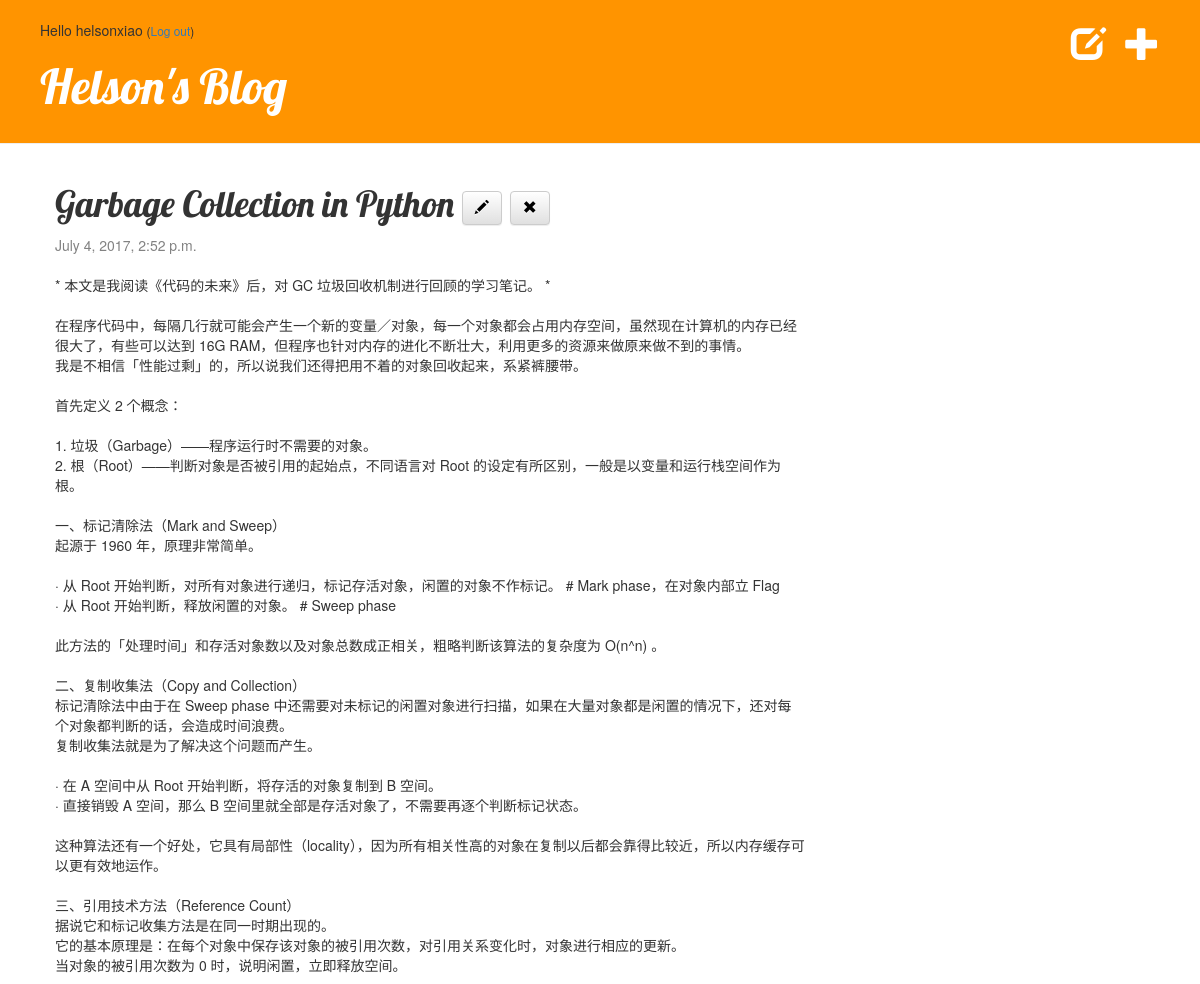
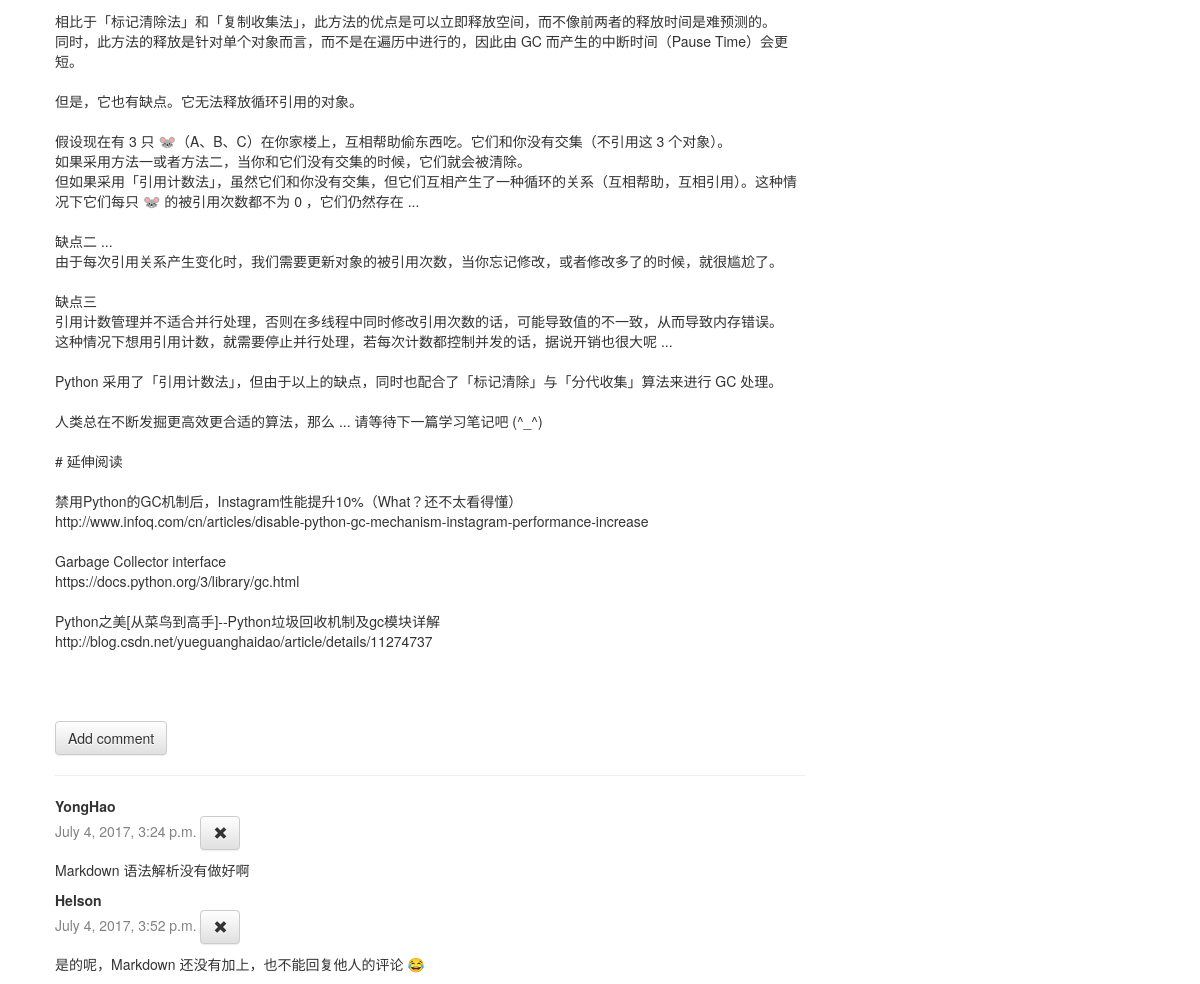
Page /post/7/ (signed in) on the committed database (2 pictures, top to bottom).
### blog/models.py (models this page shows, shortened)
class Post(models.Model):
    author = models.ForeignKey('auth.User')
    title = models.CharField(max_length=200)
    text = models.TextField()
    created_date = models.DateTimeField(
            default=timezone.now)
    published_date = models.DateTimeField(
            blank=True, null=True)

class Comment(models.Model):
    post = models.ForeignKey('blog.post', related_name='comments')
    author = models.CharField(max_length=200)
    text = models.TextField()
    created_date = models.DateTimeField(default=timezone.now)
    approved_comment = models.BooleanField(default=False)

### blog/views.py (the view)
# urls.py: url(r'^post/(?P<pk>\d+)/$', views.post_detail, name='post_detail'),
def post_detail(request, pk):
    post = get_object_or_404(Post, pk=pk)
    return render(request, 'blog/post_detail.html', {'post': post})

### blog/templates/blog/post_detail.html
<!DOCTYPE html>
{% extends 'blog/base.html' %}
{% block content %}
    <div class="post">
        <h1>{{ post.title }}
            {% if user.is_authenticated %}
                <a class="btn btn-default" href="{% url 'post_edit' pk=post.pk %}"><span class="glyphicon glyphicon-pencil"></span></a> <a class="btn btn-default" href="{% url 'post_remove' pk=post.pk %}"><span class="glyphicon glyphicon-remove"></span></a>
            {% endif %}
        </h1>
        {% if post.published_date %}
            <div class="date">
                {{ post.published_date }}
            </div>
        {% endif %}
        <br>
        <p>{{ post.text|linebreaksbr }}</p>
    </div>
    {% if post.published_date %}
        <a href="{% url 'add_comment_to_post' pk=post.pk %}" class="btn btn-default">Add comment</a>
        <hr>
        {% for comment in post.comments.all %}
            <div class="comment">
                <strong>{{ comment.author }}</strong>
                <div class="date">
                    {{ comment.created_date }}
                    {% if user.is_authenticated %}
                        <a class="btn btn-default" href="{% url 'comment_remove' pk=comment.pk %}"><span class="glyphicon glyphicon-remove"></span></a>
                    {% endif %}
                </div>
                <p>{{ comment.text|linebreaks }}</p>
            </div>
        {% empty %}
            <p>No comments here yet :(</p>
        {% endfor %}
    {% else %}
        <a class="btn btn-default" href="{% url 'post_publish' pk=post.pk %}">Publish</a>
    {% endif %}
{% endblock %}

### blog/templates/blog/base.html (shortened to what this page needs)
{% load staticfiles %}
<html>
    <head>
        <link rel="stylesheet" href="//maxcdn.bootstrapcdn.com/bootstrap/3.2.0/css/bootstrap.min.css">
        <link rel="stylesheet" href="//maxcdn.bootstrapcdn.com/bootstrap/3.2.0/css/bootstrap-theme.min.css">
        <link rel="stylesheet" href="{% static 'css/mysite.css' %}">
    </head>
    <body>
        <div class="page-header">
            {% if user.is_authenticated %}
                <a href="{% url 'post_new' %}" class="top-menu"><span class="glyphicon glyphicon-plus"></span></a>
                <a href="{% url 'post_draft_list' %}" class="top-menu"><span class="glyphicon glyphicon-edit"></span></a>
                <p>Hello {{ user.username }} <small>(<a href="{% url 'logout' %}">Log out</a>)</small></p>
            {% else %}
            <a href="{% url 'login' %}" class="top-menu"><span class="glyphicon glyphicon-lock"></span></a>
            {% endif %}
            <h1><a href="/">Helson's Blog</a></h1>
        </div>
        <div class="content container">
            <div class="row">
                <div class="col-md-8">
                {% block content %}
                {% endblock %}
                </div>
            </div>
        </div>
    </body>
</html>

### blog/static/css/mysite.css (style rules this page uses)
.page-header { background-color: #ff9400; margin-top: 0; padding: 20px 20px 20px 40px; }
.page-header h1, .page-header h1 a, .page-header h1 a:visited, .page-header h1 a:active { color: #ffffff; font-size: 36pt; text-decoration: none; }
.content { margin-left: 40px; }
h1, h2, h3, h4 { font-family: 'Lobster', cursive; }
.date { color: #828282; }
.top-menu, .top-menu:hover, .top-menu:visited { color: #ffffff; float: right; font-size: 26pt; margin-right: 20px; }
.post { margin-bottom: 70px; }
.post h1 a, .post h1 a:visited { color: #000000; }

### rows in the picture
Post: title "Garbage Collection in Python", published_date "July 4, 2017, 2:52 p.m.", text "* 本文是我阅读《代码的未来》后，对 GC 垃圾回收机制进行回顾的学习笔记。 * 在程序代码中，每隔几行就可能会产生一个新的变量／对象，每一个对象都会占用内存空间，虽然现在计算机的内存已经很大了，有些可以达到 16G RAM，但程序也针对内存的进化不断壮大，利用更多的资源来做原来做不到的事情。 我是不相信「性能过剩」的，所以说我们还得把用不着的对象回收起来，系紧裤腰带。 首先定义 2 个概念： 1. 垃圾（Garbage）——程序运行时不需要的对象。 2. 根（Root）——判断对象是否被引用的起始点，不同语言对 Root 的设定有所区别，一般是以变量和运行栈空间作为根。 一、标记清除法（Mark and Sweep） 起源于 1960 年，原理非常简单。 · 从 Root 开始判断，对所有对象进行递归，标记存活对象，闲置的对象不作标记。 # Mark phase，在对象内部立 Flag · 从 Root 开始判断，释放闲置的对象。 # Sweep phase 此方法的「处理时间」和存活对象数以及对象总数成正相关，粗略判断该算法的复杂度为 O(n^n) 。 二、复制收集法（Copy and Collection） 标记清除法中由于在 Sweep phase 中还需要对未标记的闲置对象进行扫描，如果在大量对象都是闲置的情况下，还对每个对象都判断的话，会造成时间浪费。 复制收集法就是为了解决这个问题而产生。 · 在 A 空间中从 Root 开始判断，将存活的对象复制到 B 空间。 · 直接销毁 A 空间，那么 B 空间里就全部是存活对象了，不需要再逐个判断标记状态。…"
Comment: author "YongHao", created_date "July 4, 2017, 3:24 p.m.", text "Markdown 语法解析没有做好啊"
Comment: author "Helson", created_date "July 4, 2017, 3:52 p.m.", text "是的呢，Markdown 还没有加上，也不能回复他人的评论 😂"

### other values in the picture
{{ user.username }} "helsonxiao"
